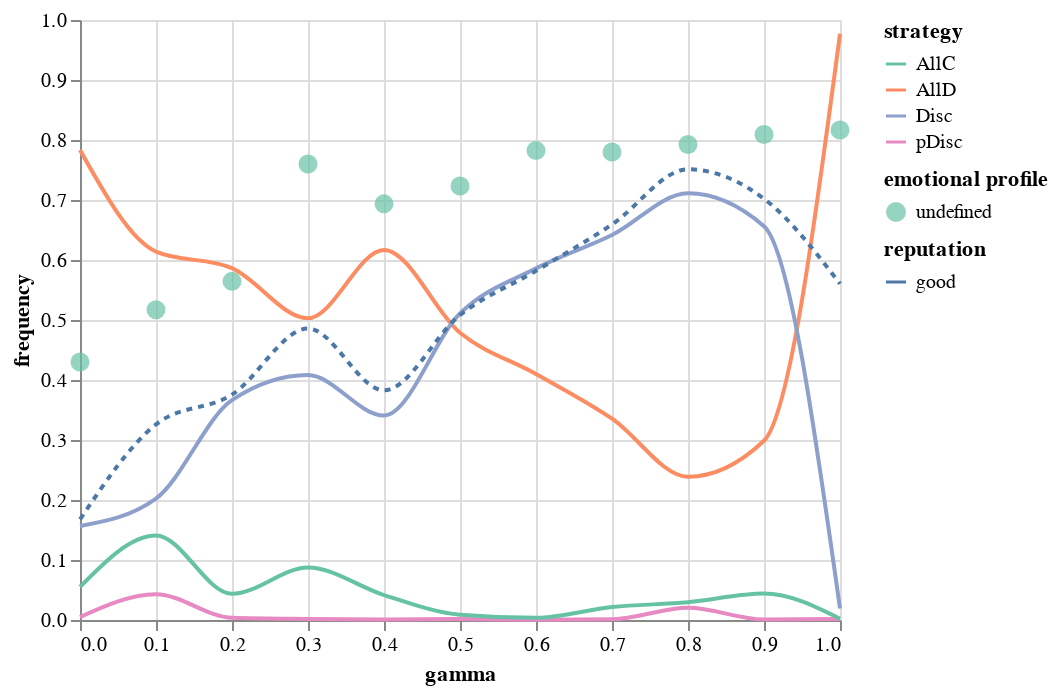

Notebook cell for this chart:
### Code cell
(strat_chart + eps_chart + reps_chart).resolve_scale(color='independent', shape='independent').properties(
    #title="b/c = " + str(b),  # Replace with your desired title
    width=380)

### Figure 1 — Vega-Lite specification as saved in the notebook (floating-point values rounded to 4 significant figures)
{"config": {"view": {"continuousWidth": 300, "continuousHeight": 300}}, "layer": [{"data": {"name": "data-5ee3bc2611caa5d10d48590844541198"}, "mark": {"type": "line", "interpolate": "monotone"}, "encoding": {"color": {"field": "strategy", "scale": {"scheme": "set2"}, "sort": "ascending", "type": "nominal"}, "x": {"field": "gamma", "type": "quantitative"}, "y": {"field": "frequency", "type": "quantitative"}}}, {"data": {"name": "data-436c4629879a7acb1455c55476dbf94a"}, "mark": {"type": "point", "filled": true, "size": 90}, "encoding": {"color": {"field": "emotional profile", "scale": {"scheme": "set2"}, "sort": "descending", "type": "nominal"}, "x": {"field": "gamma", "type": "quantitative"}, "y": {"field": "frequency", "type": "quantitative"}}}, {"data": {"name": "data-e158ba78795312d8b2800ccd5c2cebd8"}, "mark": {"type": "line", "interpolate": "monotone", "strokeDash": [3, 3]}, "encoding": {"color": {"field": "reputation", "sort": "ascending", "type": "nominal"}, "x": {"field": "gamma", "type": "quantitative"}, "y": {"field": "frequency", "type": "quantitative"}}}], "resolve": {"scale": {"color": "independent", "shape": "independent"}}, "width": 380, "$schema": "https://vega.github.io/schema/vega-lite/v5.16.3.json", "datasets": {"data-5ee3bc2611caa5d10d48590844541198": [{"gamma": 0.0, "strategy": "AllD", "frequency": 0.7832}, {"gamma": 0.1, "strategy": "AllD", "frequency": 0.614}, {"gamma": 0.2, "strategy": "AllD", "frequency": 0.5864}, {"gamma": 0.3, "strategy": "AllD", "frequency": 0.5029}, {"gamma": 0.4, "strategy": "AllD", "frequency": 0.6168}, {"gamma": 0.5, "strategy": "AllD", "frequency": 0.4788}, {"gamma": 0.6, "strategy": "AllD", "frequency": 0.41}, {"gamma": 0.7, "strategy": "AllD", "frequency": 0.3356}, {"gamma": 0.8, "strategy": "AllD", "frequency": 0.2388}, {"gamma": 0.9, "strategy": "AllD", "frequency": 0.2988}, {"gamma": 1.0, "strategy": "AllD", "frequency": 0.9771}, {"gamma": 0.0, "strategy": "pDisc", "frequency": 0.0048}, {"gamma": 0.1, "strategy": "pDisc", "frequency": 0.0428}, {"gamma": 0.2, "strategy": "pDisc", "frequency": 0.0036}, {"gamma": 0.3, "strategy": "pDisc", "frequency": 0.001633}, {"gamma": 0.4, "strategy": "pDisc", "frequency": 0.0008}, {"gamma": 0.5, "strategy": "pDisc", "frequency": 0.0016}, {"gamma": 0.6, "strategy": "pDisc", "frequency": 0.0004}, {"gamma": 0.7, "strategy": "pDisc", "frequency": 0.0012}, {"gamma": 0.8, "strategy": "pDisc", "frequency": 0.0204}, {"gamma": 0.9, "strategy": "pDisc", "frequency": 0.0008}, {"gamma": 1.0, "strategy": "pDisc", "frequency": 0.001633}, {"gamma": 0.0, "strategy": "Disc", "frequency": 0.1568}, {"gamma": 0.1, "strategy": "Disc", "frequency": 0.2024}, {"gamma": 0.2, "strategy": "Disc", "frequency": 0.3664}, {"gamma": 0.3, "strategy": "Disc", "frequency": 0.4082}, {"gamma": 0.4, "strategy": "Disc", "frequency": 0.3408}, {"gamma": 0.5, "strategy": "Disc", "frequency": 0.5108}, {"gamma": 0.6, "strategy": "Disc", "frequency": 0.586}, {"gamma": 0.7, "strategy": "Disc", "frequency": 0.6416}, {"gamma": 0.8, "strategy": "Disc", "frequency": 0.7112}, {"gamma": 0.9, "strategy": "Disc", "frequency": 0.6564}, {"gamma": 1.0, "strategy": "Disc", "frequency": 0.01918}, {"gamma": 0.0, "strategy": "AllC", "frequency": 0.0552}, {"gamma": 0.1, "strategy": "AllC", "frequency": 0.1408}, {"gamma": 0.2, "strategy": "AllC", "frequency": 0.0436}, {"gamma": 0.3, "strategy": "AllC", "frequency": 0.08735}, {"gamma": 0.4, "strategy": "AllC", "frequency": 0.0416}, {"gamma": 0.5, "strategy": "AllC", "frequency": 0.0088}, {"gamma": 0.6, "strategy": "AllC", "frequency": 0.0036}, {"gamma": 0.7, "strategy": "AllC", "frequency": 0.0216}, {"gamma": 0.8, "strategy": "AllC", "frequency": 0.0296}, {"gamma": 0.9, "strategy": "AllC", "frequency": 0.044}, {"gamma": 1.0, "strategy": "AllC", "frequency": 0.002041}], "data-436c4629879a7acb1455c55476dbf94a": [{"gamma": 0.0, "emotion profile": "Cooperative EP", "frequency": 0.43}, {"gamma": 0.1, "emotion profile": "Cooperative EP", "frequency": 0.5172}, {"gamma": 0.2, "emotion profile": "Cooperative EP", "frequency": 0.5644}, {"gamma": 0.3, "emotion profile": "Cooperative EP", "frequency": 0.76}, {"gamma": 0.4, "emotion profile": "Cooperative EP", "frequency": 0.6936}, {"gamma": 0.5, "emotion profile": "Cooperative EP", "frequency": 0.7232}, {"gamma": 0.6, "emotion profile": "Cooperative EP", "frequency": 0.7824}, {"gamma": 0.7, "emotion profile": "Cooperative EP", "frequency": 0.78}, {"gamma": 0.8, "emotion profile": "Cooperative EP", "frequency": 0.7924}, {"gamma": 0.9, "emotion profile": "Cooperative EP", "frequency": 0.8092}, {"gamma": 1.0, "emotion profile": "Cooperative EP", "frequency": 0.8167}], "data-e158ba78795312d8b2800ccd5c2cebd8": [{"gamma": 0.0, "reputation": "good", "frequency": 0.1676}, {"gamma": 0.1, "reputation": "good", "frequency": 0.326}, {"gamma": 0.2, "reputation": "good", "frequency": 0.3756}, {"gamma": 0.3, "reputation": "good", "frequency": 0.4857}, {"gamma": 0.4, "reputation": "good", "frequency": 0.3828}, {"gamma": 0.5, "reputation": "good", "frequency": 0.5084}, {"gamma": 0.6, "reputation": "good", "frequency": 0.582}, {"gamma": 0.7, "reputation": "good", "frequency": 0.6592}, {"gamma": 0.8, "reputation": "good", "frequency": 0.7512}, {"gamma": 0.9, "reputation": "good", "frequency": 0.702}, {"gamma": 1.0, "reputation": "good", "frequency": 0.5604}]}}
